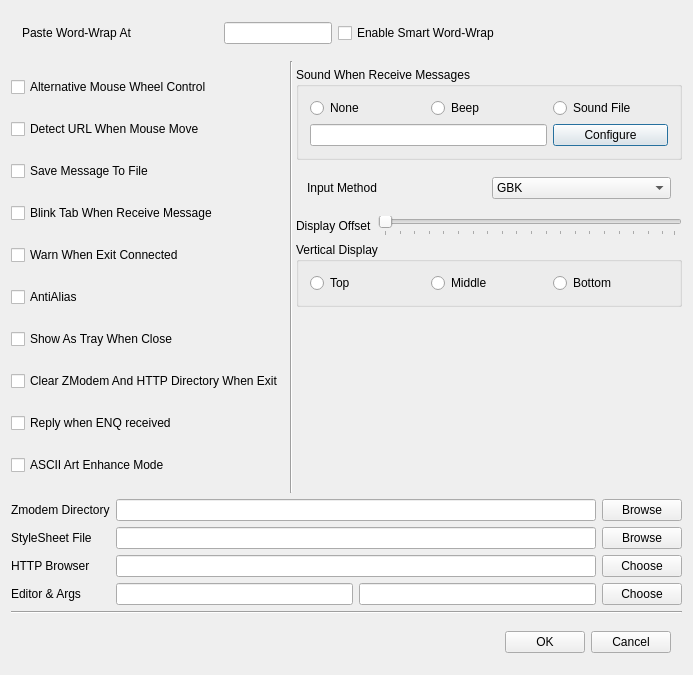
<?xml version="1.0" encoding="UTF-8"?>
<ui version="4.0">
 <class>prefDialog</class>
 <widget class="QDialog" name="prefDialog">
  <property name="geometry">
   <rect>
    <x>0</x>
    <y>0</y>
    <width>693</width>
    <height>675</height>
   </rect>
  </property>
  <property name="windowTitle">
   <string>Preference</string>
  </property>
  <layout class="QGridLayout" name="gridLayout_2">
   <item row="0" column="0" colspan="3">
    <layout class="QHBoxLayout">
     <property name="spacing">
      <number>6</number>
     </property>
     <property name="leftMargin">
      <number>11</number>
     </property>
     <property name="topMargin">
      <number>11</number>
     </property>
     <property name="rightMargin">
      <number>11</number>
     </property>
     <property name="bottomMargin">
      <number>11</number>
     </property>
     <item>
      <widget class="QLabel" name="TextLabel1_2">
       <property name="text">
        <string>Paste Word-Wrap At</string>
       </property>
      </widget>
     </item>
     <item>
      <spacer>
       <property name="orientation">
        <enum>Qt::Horizontal</enum>
       </property>
       <property name="sizeHint" stdset="0">
        <size>
         <width>40</width>
         <height>20</height>
        </size>
       </property>
      </spacer>
     </item>
     <item>
      <widget class="QLineEdit" name="wordLineEdit3"/>
     </item>
     <item>
      <widget class="QCheckBox" name="smartCheckBox">
       <property name="text">
        <string>Enable Smart Word-Wrap</string>
       </property>
      </widget>
     </item>
     <item>
      <spacer>
       <property name="orientation">
        <enum>Qt::Horizontal</enum>
       </property>
       <property name="sizeHint" stdset="0">
        <size>
         <width>40</width>
         <height>20</height>
        </size>
       </property>
      </spacer>
     </item>
     <item>
      <spacer>
       <property name="orientation">
        <enum>Qt::Horizontal</enum>
       </property>
       <property name="sizeHint" stdset="0">
        <size>
         <width>40</width>
         <height>20</height>
        </size>
       </property>
      </spacer>
     </item>
    </layout>
   </item>
   <item row="1" column="0" rowspan="2">
    <layout class="QVBoxLayout">
     <property name="spacing">
      <number>6</number>
     </property>
     <property name="leftMargin">
      <number>0</number>
     </property>
     <property name="topMargin">
      <number>0</number>
     </property>
     <property name="rightMargin">
      <number>0</number>
     </property>
     <property name="bottomMargin">
      <number>0</number>
     </property>
     <item>
      <widget class="QCheckBox" name="wheelCheckBox">
       <property name="text">
        <string>Alternative Mouse Wheel Control</string>
       </property>
      </widget>
     </item>
     <item>
      <widget class="QCheckBox" name="urlCheckBox">
       <property name="text">
        <string>Detect URL When Mouse Move</string>
       </property>
      </widget>
     </item>
     <item>
      <widget class="QCheckBox" name="saveCheckBox">
       <property name="text">
        <string>Save Message To File</string>
       </property>
      </widget>
     </item>
     <item>
      <widget class="QCheckBox" name="blinkCheckBox">
       <property name="text">
        <string>Blink Tab When Receive Message</string>
       </property>
      </widget>
     </item>
     <item>
      <widget class="QCheckBox" name="warnCheckBox">
       <property name="text">
        <string>Warn When Exit Connected</string>
       </property>
      </widget>
     </item>
     <item>
      <widget class="QCheckBox" name="aacheckBox">
       <property name="text">
        <string>AntiAlias</string>
       </property>
      </widget>
     </item>
     <item>
      <widget class="QCheckBox" name="trayCheckBox">
       <property name="text">
        <string>Show As Tray When Close</string>
       </property>
      </widget>
     </item>
     <item>
      <widget class="QCheckBox" name="clearCheckBox">
       <property name="text">
        <string>Clear ZModem And HTTP Directory When Exit</string>
       </property>
      </widget>
     </item>
     <item>
      <widget class="QCheckBox" name="enqCheckBox">
       <property name="text">
        <string>Reply when ENQ received</string>
       </property>
      </widget>
     </item>
     <item>
      <widget class="QCheckBox" name="asciiEnhanceCheckBox">
       <property name="text">
        <string>ASCII Art Enhance Mode</string>
       </property>
      </widget>
     </item>
    </layout>
   </item>
   <item row="1" column="1" rowspan="2" colspan="2">
    <widget class="Line" name="line">
     <property name="orientation">
      <enum>Qt::Vertical</enum>
     </property>
    </widget>
   </item>
   <item row="2" column="2">
    <layout class="QVBoxLayout" name="verticalLayout">
     <item>
      <widget class="QGroupBox" name="groupBox">
       <property name="title">
        <string>Sound When Receive Messages</string>
       </property>
       <layout class="QGridLayout">
        <property name="leftMargin">
         <number>11</number>
        </property>
        <property name="topMargin">
         <number>11</number>
        </property>
        <property name="rightMargin">
         <number>11</number>
        </property>
        <property name="bottomMargin">
         <number>11</number>
        </property>
        <property name="spacing">
         <number>6</number>
        </property>
        <item row="0" column="0">
         <widget class="QRadioButton" name="noneRadioButton">
          <property name="text">
           <string>None</string>
          </property>
         </widget>
        </item>
        <item row="0" column="1">
         <widget class="QRadioButton" name="beepRadioButton">
          <property name="text">
           <string>Beep</string>
          </property>
         </widget>
        </item>
        <item row="0" column="2">
         <widget class="QRadioButton" name="fileRadioButton">
          <property name="text">
           <string>Sound File</string>
          </property>
         </widget>
        </item>
        <item row="1" column="0" colspan="2">
         <widget class="QLineEdit" name="wavefileLineEdit"/>
        </item>
        <item row="1" column="2">
         <widget class="QPushButton" name="selectsoundPushButton">
          <property name="text">
           <string>Configure</string>
          </property>
         </widget>
        </item>
       </layout>
      </widget>
     </item>
     <item>
      <layout class="QHBoxLayout">
       <property name="spacing">
        <number>6</number>
       </property>
       <property name="leftMargin">
        <number>11</number>
       </property>
       <property name="topMargin">
        <number>11</number>
       </property>
       <property name="rightMargin">
        <number>11</number>
       </property>
       <property name="bottomMargin">
        <number>11</number>
       </property>
       <item>
        <widget class="QLabel" name="TextLabel1">
         <property name="text">
          <string>Input Method</string>
         </property>
        </widget>
       </item>
       <item>
        <widget class="QComboBox" name="ximComboBox">
         <item>
          <property name="text">
           <string>GBK</string>
          </property>
         </item>
         <item>
          <property name="text">
           <string>BIG5</string>
          </property>
         </item>
        </widget>
       </item>
      </layout>
     </item>
     <item>
      <layout class="QHBoxLayout" name="horizontalLayout">
       <item>
        <widget class="QLabel" name="label">
         <property name="text">
          <string>Display Offset</string>
         </property>
        </widget>
       </item>
       <item>
        <widget class="QSlider" name="displayOffsetSlider">
         <property name="orientation">
          <enum>Qt::Horizontal</enum>
         </property>
         <property name="tickPosition">
          <enum>QSlider::TicksBelow</enum>
         </property>
         <property name="tickInterval">
          <number>5</number>
         </property>
        </widget>
       </item>
      </layout>
     </item>
     <item>
      <widget class="QGroupBox" name="verticalDisplayGroupBox">
       <property name="minimumSize">
        <size>
         <width>0</width>
         <height>40</height>
        </size>
       </property>
       <property name="title">
        <string>Vertical Display</string>
       </property>
       <layout class="QGridLayout" name="gridLayout_3">
        <item row="0" column="0">
         <widget class="QRadioButton" name="topRadioButton">
          <property name="text">
           <string>Top</string>
          </property>
         </widget>
        </item>
        <item row="0" column="1">
         <widget class="QRadioButton" name="middleRadioButton">
          <property name="text">
           <string>Middle</string>
          </property>
         </widget>
        </item>
        <item row="0" column="2">
         <widget class="QRadioButton" name="bottomRadioButton">
          <property name="text">
           <string>Bottom</string>
          </property>
         </widget>
        </item>
       </layout>
      </widget>
     </item>
     <item>
      <spacer>
       <property name="orientation">
        <enum>Qt::Vertical</enum>
       </property>
       <property name="sizeType">
        <enum>QSizePolicy::MinimumExpanding</enum>
       </property>
       <property name="sizeHint" stdset="0">
        <size>
         <width>287</width>
         <height>28</height>
        </size>
       </property>
      </spacer>
     </item>
    </layout>
   </item>
   <item row="3" column="0" colspan="3">
    <layout class="QHBoxLayout" name="horizontalLayout_2">
     <item>
      <layout class="QVBoxLayout" name="verticalLayout_2">
       <item>
        <widget class="QLabel" name="textLabel1">
         <property name="text">
          <string>Zmodem Directory</string>
         </property>
        </widget>
       </item>
       <item>
        <widget class="QLabel" name="textLabel9">
         <property name="text">
          <string>StyleSheet File</string>
         </property>
        </widget>
       </item>
       <item>
        <widget class="QLabel" name="TextLabel3">
         <property name="text">
          <string>HTTP Browser</string>
         </property>
        </widget>
       </item>
       <item>
        <widget class="QLabel" name="textLabel1_4">
         <property name="text">
          <string>Editor &amp; Args</string>
         </property>
        </widget>
       </item>
      </layout>
     </item>
     <item>
      <layout class="QGridLayout" name="gridLayout">
       <item row="0" column="0" colspan="2">
        <widget class="QLineEdit" name="zmodemLineEdit"/>
       </item>
       <item row="1" column="0" colspan="2">
        <widget class="QLineEdit" name="styleSheetLineEdit"/>
       </item>
       <item row="2" column="0" colspan="2">
        <widget class="QLineEdit" name="httpLineEdit"/>
       </item>
       <item row="3" column="0">
        <widget class="QLineEdit" name="editorLineEdit"/>
       </item>
       <item row="3" column="1">
        <widget class="QLineEdit" name="editorArgLineEdit"/>
       </item>
      </layout>
     </item>
     <item>
      <layout class="QVBoxLayout" name="verticalLayout_3">
       <item>
        <widget class="QPushButton" name="browsePushButton">
         <property name="text">
          <string>Browse</string>
         </property>
        </widget>
       </item>
       <item>
        <widget class="QPushButton" name="styleSheetPushButton">
         <property name="text">
          <string>Browse</string>
         </property>
        </widget>
       </item>
       <item>
        <widget class="QPushButton" name="choosehttpPushButton">
         <property name="text">
          <string>Choose</string>
         </property>
        </widget>
       </item>
       <item>
        <widget class="QPushButton" name="editorPushButton">
         <property name="text">
          <string>Choose</string>
         </property>
        </widget>
       </item>
      </layout>
     </item>
    </layout>
   </item>
   <item row="4" column="0" colspan="3">
    <widget class="Line" name="Line1">
     <property name="frameShape">
      <enum>QFrame::HLine</enum>
     </property>
     <property name="frameShadow">
      <enum>QFrame::Sunken</enum>
     </property>
     <property name="orientation">
      <enum>Qt::Horizontal</enum>
     </property>
    </widget>
   </item>
   <item row="5" column="0" colspan="3">
    <layout class="QHBoxLayout">
     <property name="spacing">
      <number>6</number>
     </property>
     <property name="leftMargin">
      <number>11</number>
     </property>
     <property name="topMargin">
      <number>11</number>
     </property>
     <property name="rightMargin">
      <number>11</number>
     </property>
     <property name="bottomMargin">
      <number>11</number>
     </property>
     <item>
      <spacer>
       <property name="orientation">
        <enum>Qt::Horizontal</enum>
       </property>
       <property name="sizeHint" stdset="0">
        <size>
         <width>40</width>
         <height>20</height>
        </size>
       </property>
      </spacer>
     </item>
     <item>
      <widget class="QPushButton" name="okPushButton">
       <property name="text">
        <string>OK</string>
       </property>
      </widget>
     </item>
     <item>
      <widget class="QPushButton" name="cancelPushButton">
       <property name="text">
        <string>Cancel</string>
       </property>
      </widget>
     </item>
    </layout>
   </item>
  </layout>
 </widget>
 <layoutdefault spacing="6" margin="11"/>
 <tabstops>
  <tabstop>wordLineEdit3</tabstop>
  <tabstop>smartCheckBox</tabstop>
  <tabstop>wheelCheckBox</tabstop>
  <tabstop>urlCheckBox</tabstop>
  <tabstop>saveCheckBox</tabstop>
  <tabstop>blinkCheckBox</tabstop>
  <tabstop>warnCheckBox</tabstop>
  <tabstop>aacheckBox</tabstop>
  <tabstop>trayCheckBox</tabstop>
  <tabstop>clearCheckBox</tabstop>
  <tabstop>noneRadioButton</tabstop>
  <tabstop>beepRadioButton</tabstop>
  <tabstop>fileRadioButton</tabstop>
  <tabstop>selectsoundPushButton</tabstop>
  <tabstop>wavefileLineEdit</tabstop>
  <tabstop>ximComboBox</tabstop>
  <tabstop>zmodemLineEdit</tabstop>
  <tabstop>browsePushButton</tabstop>
  <tabstop>httpLineEdit</tabstop>
  <tabstop>choosehttpPushButton</tabstop>
  <tabstop>okPushButton</tabstop>
  <tabstop>cancelPushButton</tabstop>
 </tabstops>
 <resources/>
 <connections>
  <connection>
   <sender>noneRadioButton</sender>
   <signal>toggled(bool)</signal>
   <receiver>wavefileLineEdit</receiver>
   <slot>setDisabled(bool)</slot>
   <hints>
    <hint type="sourcelabel">
     <x>290</x>
     <y>95</y>
    </hint>
    <hint type="destinationlabel">
     <x>290</x>
     <y>125</y>
    </hint>
   </hints>
  </connection>
  <connection>
   <sender>noneRadioButton</sender>
   <signal>toggled(bool)</signal>
   <receiver>selectsoundPushButton</receiver>
   <slot>setDisabled(bool)</slot>
   <hints>
    <hint type="sourcelabel">
     <x>360</x>
     <y>80</y>
    </hint>
    <hint type="destinationlabel">
     <x>420</x>
     <y>120</y>
    </hint>
   </hints>
  </connection>
  <connection>
   <sender>beepRadioButton</sender>
   <signal>toggled(bool)</signal>
   <receiver>wavefileLineEdit</receiver>
   <slot>setDisabled(bool)</slot>
   <hints>
    <hint type="sourcelabel">
     <x>393</x>
     <y>90</y>
    </hint>
    <hint type="destinationlabel">
     <x>366</x>
     <y>129</y>
    </hint>
   </hints>
  </connection>
  <connection>
   <sender>beepRadioButton</sender>
   <signal>toggled(bool)</signal>
   <receiver>selectsoundPushButton</receiver>
   <slot>setDisabled(bool)</slot>
   <hints>
    <hint type="sourcelabel">
     <x>413</x>
     <y>92</y>
    </hint>
    <hint type="destinationlabel">
     <x>449</x>
     <y>125</y>
    </hint>
   </hints>
  </connection>
  <connection>
   <sender>fileRadioButton</sender>
   <signal>toggled(bool)</signal>
   <receiver>wavefileLineEdit</receiver>
   <slot>setEnabled(bool)</slot>
   <hints>
    <hint type="sourcelabel">
     <x>467</x>
     <y>97</y>
    </hint>
    <hint type="destinationlabel">
     <x>380</x>
     <y>126</y>
    </hint>
   </hints>
  </connection>
  <connection>
   <sender>fileRadioButton</sender>
   <signal>toggled(bool)</signal>
   <receiver>selectsoundPushButton</receiver>
   <slot>setEnabled(bool)</slot>
   <hints>
    <hint type="sourcelabel">
     <x>502</x>
     <y>86</y>
    </hint>
    <hint type="destinationlabel">
     <x>493</x>
     <y>128</y>
    </hint>
   </hints>
  </connection>
 </connections>
</ui>
